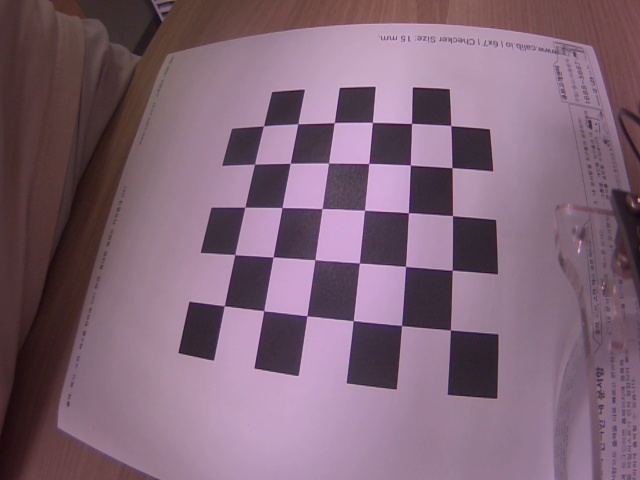
#> input picture demo_driving/camera_test/checkerboard_images_back/capture_002_20250902_114954.jpg, 640 x 480 px; its folder holds only this picture in this run
$ python calibrate_from_images.py
#> lines starting #> are read from the running program, lines starting #| are printed output that depends on the picture; after the words box and inside, x2 and y2 are one past the last pixel; in counts of white or black regions, pixels touching at a corner belong together
#!/usr/bin/env python3
"""
체커보드 이미지들로부터 카메라 캘리브레이션 수행
저장된 체커보드 이미지들을 분석하여 카메라 매트릭스와 왜곡계수 계산
"""

import cv2
import numpy as np
import os
import glob
from datetime import datetime

# 체커보드 설정 (checkerboard.py와 동일하게 설정)
CHECKERBOARD_SIZE = (6, 5)  # 내부 코너 개수 (가로, 세로)
SQUARE_SIZE = 20.0  # 체커보드 한 칸의 실제 크기 (mm)

def calibrate_camera_from_images(image_folder, checkerboard_size, square_size):
    """
    저장된 체커보드 이미지들로부터 카메라 캘리브레이션 수행

    Args:
        image_folder: 체커보드 이미지가 저장된 폴더
        checkerboard_size: 체커보드 내부 코너 개수 (가로, 세로)
        square_size: 체커보드 한 칸의 실제 크기 (mm)

    Returns:
        camera_matrix: 카메라 매트릭스
        dist_coeffs: 왜곡 계수
        reprojection_error: 재투영 오차
        valid_images: 사용된 유효 이미지 수
    """
#> called with checkerboard_size = (6, 5), square_size = 20
    print(f"📐 체커보드 캘리브레이션 시작...")
    print(f"📁 이미지 폴더: {image_folder}")
    print(f"📏 체커보드 설정: {checkerboard_size[0]}x{checkerboard_size[1]} 코너, {square_size}mm 격자")
    print("=" * 60)

    # 3D 객체 포인트 준비 (실제 체커보드 좌표)
    objp = np.zeros((checkerboard_size[0] * checkerboard_size[1], 3), np.float32)
    objp[:, :2] = np.mgrid[0:checkerboard_size[0], 0:checkerboard_size[1]].T.reshape(-1, 2)
    objp *= square_size  # mm 단위로 스케일링

    # 3D와 2D 포인트 저장 배열
    objpoints = []  # 3D 포인트 (실제 세계 좌표)
    imgpoints = []  # 2D 포인트 (이미지 픽셀 좌표)

    # 이미지 파일들 찾기
    image_pattern = os.path.join(image_folder, "capture_*.jpg")
    image_files = glob.glob(image_pattern)

    if not image_files:
        print(f"❌ 오류: {image_folder}에서 체커보드 이미지를 찾을 수 없습니다.")
        return None

    print(f"🔍 발견된 이미지 파일: {len(image_files)}개")
    print("-" * 60)

    # 체커보드 검출 기준
    criteria = (cv2.TERM_CRITERIA_EPS + cv2.TERM_CRITERIA_MAX_ITER, 30, 0.001)

    valid_images = 0
    failed_images = []

    for i, image_path in enumerate(sorted(image_files)):
        filename = os.path.basename(image_path)
        print(f"[{i+1:2d}/{len(image_files)}] 처리 중: {filename}", end=" ... ")

        # 이미지 읽기
        img = cv2.imread(image_path)
#> img is the input picture: shape (480, 640, 3); mean B, G, R 118.4, 101.1, 128.2
        if img is None:
            print("❌ 이미지 읽기 실패")
            failed_images.append(filename)
            continue

        # 그레이스케일 변환
        gray = cv2.cvtColor(img, cv2.COLOR_BGR2GRAY)
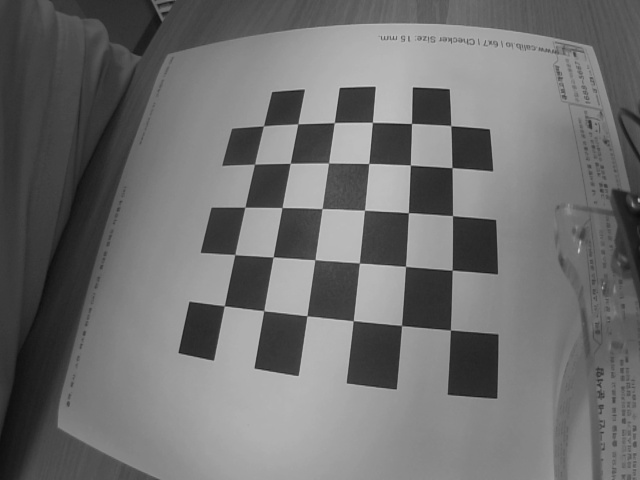
#> gray: shape (480, 640); min 12, max 208, mean 111.2

        # 체커보드 코너 검출
        ret, corners = cv2.findChessboardCorners(gray, checkerboard_size, None)
#> ret = True; corners = 30 rows, first 8: [450.5, 330.1], [401.5, 325.5], [353.3, 320.7], [307, 315.7], [263.7, 310.7], [224.3, 305.9], [452.1, 270.1], [405.5, 266.4]

        if ret:
            # 서브픽셀 정확도로 코너 위치 개선
            corners_refined = cv2.cornerSubPix(gray, corners, (11, 11), (-1, -1), criteria)
#> corners_refined = 30 rows, first 8: [450.4, 330], [401.5, 325.5], [353.3, 320.7], [306.9, 315.8], [263.7, 310.7], [224.3, 305.8], [452.2, 270.2], [405.5, 266.4]

            # 3D-2D 포인트 쌍 저장
            objpoints.append(objp)
            imgpoints.append(corners_refined)

            valid_images += 1
            print("✅ 성공")

            # 첫 번째와 마지막 이미지는 결과 표시 (선택사항)
            if i == 0 or i == len(image_files) - 1:
                img_with_corners = img.copy()
                cv2.drawChessboardCorners(img_with_corners, checkerboard_size, corners_refined, ret)
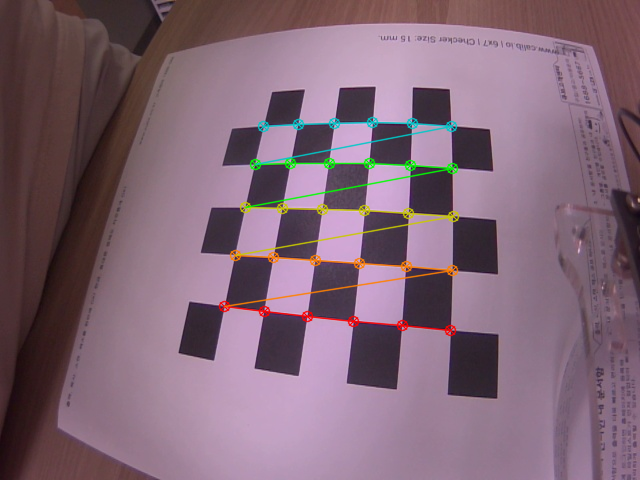
#> img_with_corners: shape (480, 640, 3); 2.65% of pixels changed, all inside (x1, y1, x2, y2) = (218, 116, 460, 337)

                # 결과 이미지 저장
                result_path = os.path.join(image_folder, f"detected_{filename}")
                cv2.imwrite(result_path, img_with_corners)

        else:
            print("❌ 체커보드 검출 실패")
            failed_images.append(filename)

    print("-" * 60)
    print(f"📊 검출 결과:")
    print(f"   ✅ 성공: {valid_images}개")
    print(f"   ❌ 실패: {len(failed_images)}개")

    if failed_images:
        print(f"   실패한 이미지들: {', '.join(failed_images[:5])}")
        if len(failed_images) > 5:
            print(f"   ... 외 {len(failed_images) - 5}개")

    # 캘리브레이션 수행
    if valid_images < 3:
        print(f"❌ 오류: 유효한 이미지가 부족합니다. (최소 3개 필요, 현재 {valid_images}개)")
        return None

    print(f"\n🔧 카메라 캘리브레이션 수행 중... ({valid_images}개 이미지 사용)")

    # 이미지 크기 (첫 번째 유효 이미지에서 가져오기)
    img_shape = gray.shape[::-1]

    # 카메라 캘리브레이션 실행
    ret, camera_matrix, dist_coeffs, rvecs, tvecs = cv2.calibrateCamera(
        objpoints, imgpoints, img_shape, None, None
    )

    if not ret:
        print("❌ 오류: 캘리브레이션이 실패했습니다.")
        return None

    # 재투영 오차 계산
    total_error = 0
    for i in range(len(objpoints)):
        imgpoints2, _ = cv2.projectPoints(objpoints[i], rvecs[i], tvecs[i], camera_matrix, dist_coeffs)
        error = cv2.norm(imgpoints[i], imgpoints2, cv2.NORM_L2) / len(imgpoints2)
        total_error += error

    reprojection_error = total_error / len(objpoints)

    return camera_matrix, dist_coeffs, reprojection_error, valid_images

# [53 lines left out: function save_calibration_results, not called in this run]

def main():
    """메인 함수"""
    print("🎯 체커보드 이미지 캘리브레이션 프로그램")
    print("=" * 60)

    # 이미지 폴더 경로
    script_dir = os.path.dirname(os.path.abspath(__file__))
    image_folder = os.path.join(script_dir, "checkerboard_images_back")
    output_folder = os.path.join(script_dir, "calibration_result")

    if not os.path.exists(image_folder):
        print(f"❌ 오류: 이미지 폴더를 찾을 수 없습니다: {image_folder}")
        return

    # 캘리브레이션 수행
    result = calibrate_camera_from_images(image_folder, CHECKERBOARD_SIZE, SQUARE_SIZE)

    if result is None:
        print("❌ 캘리브레이션이 실패했습니다.")
        return

    camera_matrix, dist_coeffs, reprojection_error, valid_images = result

    # 결과 출력
    print("\n🎉 캘리브레이션 완료!")
    print("=" * 60)
    print(f"📊 사용된 이미지: {valid_images}개")
    print(f"📏 재투영 오차: {reprojection_error:.3f} 픽셀")
    print(f"📐 카메라 매트릭스:")
    print(camera_matrix)
    print(f"🔧 왜곡 계수:")
    print(dist_coeffs.flatten())

    # 오차 평가
    if reprojection_error < 0.5:
        print("✅ 매우 좋은 캘리브레이션 결과입니다!")
    elif reprojection_error < 1.0:
        print("👍 좋은 캘리브레이션 결과입니다.")
    elif reprojection_error < 2.0:
        print("⚠️  보통 수준의 캘리브레이션 결과입니다.")
    else:
        print("❌ 캘리브레이션 품질이 낮습니다. 더 많은 이미지나 다양한 각도가 필요할 수 있습니다.")

    # 결과 저장
    save_calibration_results(camera_matrix, dist_coeffs, reprojection_error, valid_images,
                           CHECKERBOARD_SIZE, SQUARE_SIZE, output_folder)

    print(f"\n📁 결과는 다음 폴더에 저장되었습니다: {output_folder}")
    print("🎯 ArUco 마커 거리 측정 등에 사용할 수 있습니다!")

if __name__ == "__main__":
    main()

$ run again, on demo_driving/camera_test/checkerboard_images_back/capture_006_20250902_114956.jpg
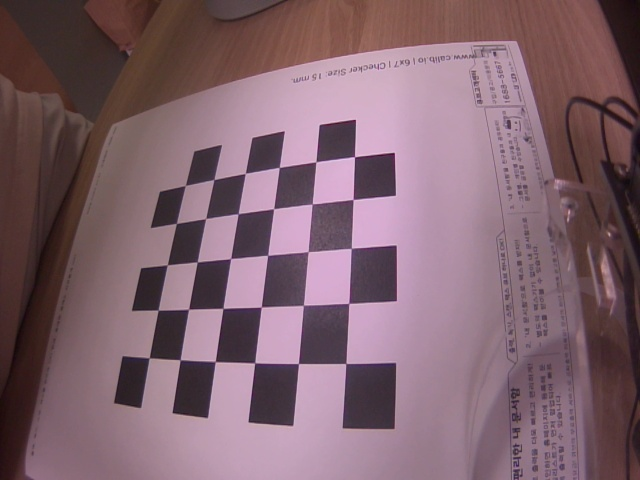
#> input picture demo_driving/camera_test/checkerboard_images_back/capture_006_20250902_114956.jpg, 640 x 480 px
#> in calibrate_camera_from_images, img is the input picture: shape (480, 640, 3); mean B, G, R 109.8, 99.4, 128.1
#> in calibrate_camera_from_images, `gray = cv2.cvtColor(img, cv2.COLOR_BGR2GRAY)`:
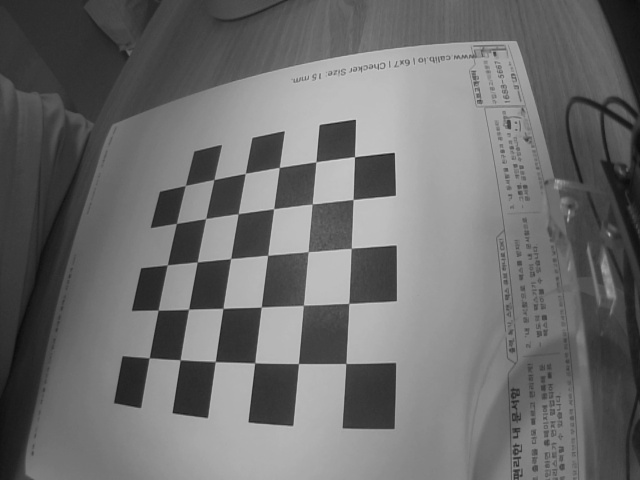
#> gray: shape (480, 640); min 11, max 212, mean 109.2
#> ret = True; corners = 30 rows, first 8: [345.8, 363.5], [298.4, 363.5], [254.7, 362.8], [215.3, 361.5], [180.2, 359.8], [149.3, 357.8], [348.7, 303.4], [303.4, 305.3]
#> corners_refined = 30 rows, first 8: [345.8, 363.5], [298.4, 363.5], [254.6, 362.8], [215.2, 361.6], [180.2, 359.7], [149.2, 357.8], [348.7, 303.4], [303.4, 305.3]
#> in calibrate_camera_from_images, `cv2.drawChessboardCorners(img_with_corners, checkerboard_size, corners..`:
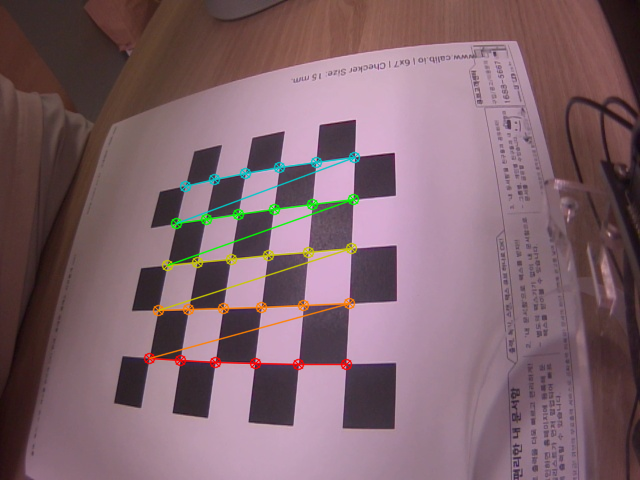
#> img_with_corners: shape (480, 640, 3); 2.45% of pixels changed, all inside (x1, y1, x2, y2) = (143, 151, 361, 371)

$ run again, on demo_driving/camera_test/checkerboard_images_back/capture_007_20250902_114958.jpg
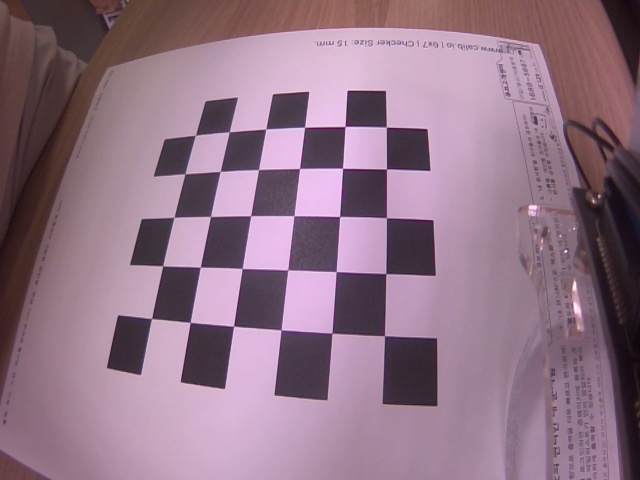
#> input picture demo_driving/camera_test/checkerboard_images_back/capture_007_20250902_114958.jpg, 640 x 480 px
#> in calibrate_camera_from_images, img is the input picture: shape (480, 640, 3); mean B, G, R 133.7, 115.6, 144.6
#> in calibrate_camera_from_images, `gray = cv2.cvtColor(img, cv2.COLOR_BGR2GRAY)`:
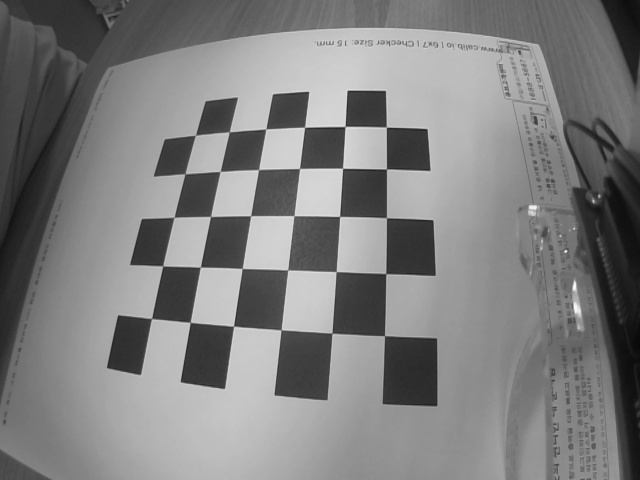
#> gray: shape (480, 640); min 6, max 249, mean 126.4
#> ret = True; corners = 30 rows, first 8: [384.5, 335.7], [331.9, 333.2], [281.1, 329.8], [233.6, 326.2], [190.3, 322.4], [151.6, 318.4], [385.8, 273.6], [336.2, 271.6]
#> corners_refined = 30 rows, first 8: [384.5, 335.7], [331.9, 333.1], [281.1, 329.9], [233.5, 326.2], [190.2, 322.4], [151.4, 318.6], [385.7, 273.6], [336.2, 271.6]
#> in calibrate_camera_from_images, `cv2.drawChessboardCorners(img_with_corners, checkerboard_size, corners..`:
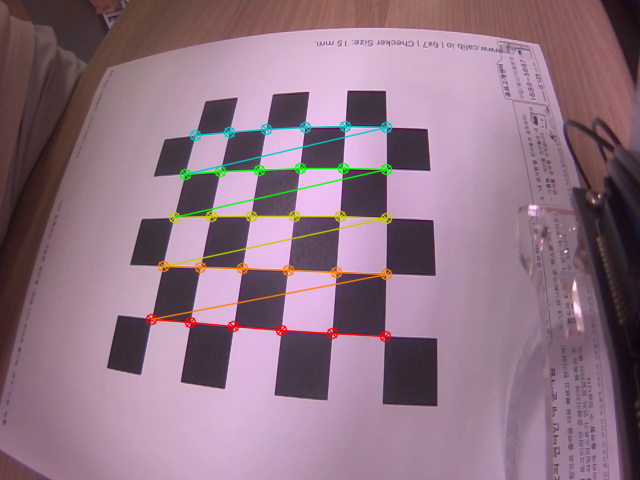
#> img_with_corners: shape (480, 640, 3); 2.68% of pixels changed, all inside (x1, y1, x2, y2) = (145, 120, 393, 343)

$ run again, on demo_driving/camera_test/checkerboard_images_back/capture_003_20250902_114955.jpg
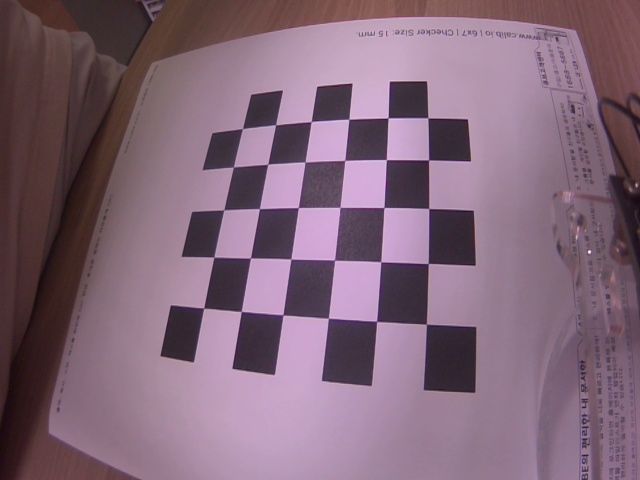
#> input picture demo_driving/camera_test/checkerboard_images_back/capture_003_20250902_114955.jpg, 640 x 480 px
#> in calibrate_camera_from_images, img is the input picture: shape (480, 640, 3); mean B, G, R 120.1, 102.6, 129.4
#> in calibrate_camera_from_images, `gray = cv2.cvtColor(img, cv2.COLOR_BGR2GRAY)`:
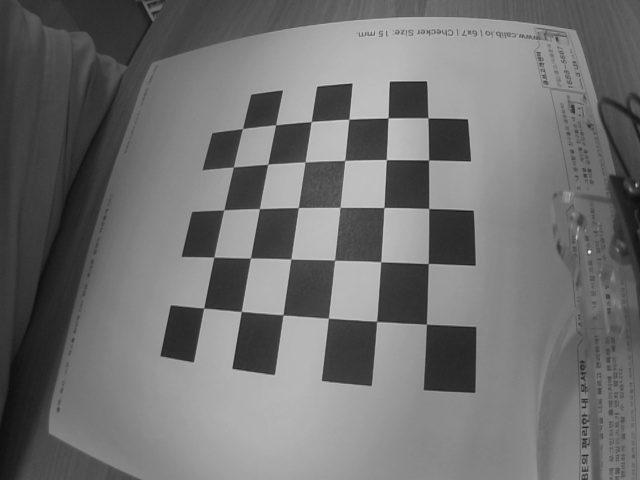
#> gray: shape (480, 640); min 13, max 244, mean 112.6
#> ret = True; corners = 30 rows, first 8: [426.4, 324.2], [376.7, 321.2], [328.5, 318.2], [282.8, 314.9], [241.4, 311.5], [203.7, 308], [428.2, 263.5], [380.7, 261.7]
#> corners_refined = 30 rows, first 8: [426.4, 324.2], [376.6, 321.3], [328.4, 318.2], [282.9, 314.9], [241.3, 311.5], [203.6, 308.1], [428.3, 263.5], [380.8, 261.8]
#> in calibrate_camera_from_images, `cv2.drawChessboardCorners(img_with_corners, checkerboard_size, corners..`:
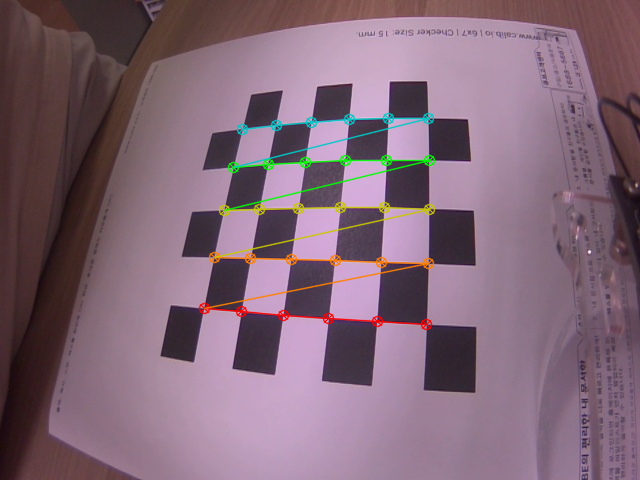
#> img_with_corners: shape (480, 640, 3); 2.62% of pixels changed, all inside (x1, y1, x2, y2) = (198, 112, 436, 331)
